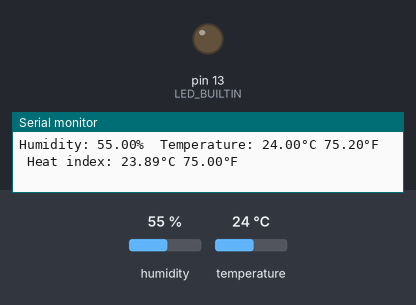
Recording of a sketch running on a simulated Arduino Uno, built with avr-gcc and run on an emulated ATmega328P. On the bench: output pins drawn as LEDs (lit = HIGH), the last lines printed to the serial monitor. Dashed ring = blinking. Inputs (shaded band) come from the test bench; at power-on: temperature 24 °C, humidity 55 %.

Above: at 11.8 s.
11.9 s: temperature set to 12 °C
At 15.5 s:
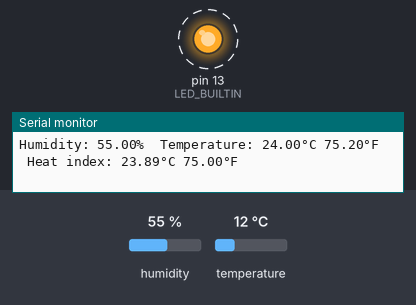
19.6 s: temperature set to 19 °C
At 26.2 s:
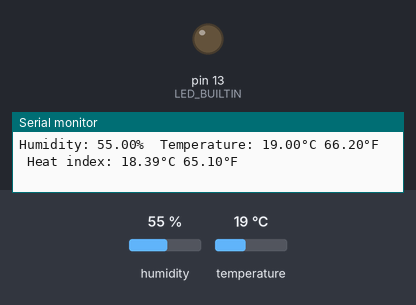
Timing chart, 0 to 27.7 s (numbered marks = the images above; inputs shaded):
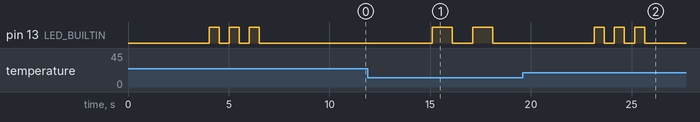

Measured:
- after the input at 11.9 s, pin 13 (LED_BUILTIN): alternates HIGH for 1.0 s and LOW for 1.0 s, starting after 3.2 s
- after the input at 19.6 s, pin 13 (LED_BUILTIN): alternates HIGH for 0.50 s and LOW for 0.50 s, 6 changes in all, then stays LOW, starting after 3.5 s

The sketch:

DHTtester.ino
```cpp
// Example testing sketch for various DHT humidity/temperature sensors
// Written by ladyada, public domain

// REQUIRES the following Arduino libraries:
// - DHT Sensor Library: https://github.com/adafruit/DHT-sensor-library
// - Adafruit Unified Sensor Lib: https://github.com/adafruit/Adafruit_Sensor

#include "DHT.h"

#define DHTPIN 2     // Digital pin connected to the DHT sensor
// Feather HUZZAH ESP8266 note: use pins 3, 4, 5, 12, 13 or 14 --
// Pin 15 can work but DHT must be disconnected during program upload.

// Uncomment whatever type you're using!
//#define DHTTYPE DHT11   // DHT 11
#define DHTTYPE DHT11   // DHT 22  (AM2302), AM2321
//#define DHTTYPE DHT21   // DHT 21 (AM2301)

// Connect pin 1 (on the left) of the sensor to +5V
// NOTE: If using a board with 3.3V logic like an Arduino Due connect pin 1
// to 3.3V instead of 5V!
// Connect pin 2 of the sensor to whatever your DHTPIN is
// Connect pin 4 (on the right) of the sensor to GROUND
// Connect a 10K resistor from pin 2 (data) to pin 1 (power) of the sensor

// Initialize DHT sensor.
// Note that older versions of this library took an optional third parameter to
// tweak the timings for faster processors.  This parameter is no longer needed
// as the current DHT reading algorithm adjusts itself to work on faster procs.
DHT dht(DHTPIN, DHTTYPE);

 float f,f_old,f_result;

void setup() {
  Serial.begin(9600);
  Serial.println(F("GROUP 3!"));
  pinMode(LED_BUILTIN, OUTPUT);
  dht.begin();
}

void loop() {
  // Wait a few seconds between measurements.
  delay(4000);

  // Reading temperature or humidity takes about 250 milliseconds!
  // Sensor readings may also be up to 2 seconds 'old' (its a very slow sensor)
  float h = dht.readHumidity();
  // Read temperature as Celsius (the default)
  float t = dht.readTemperature();
  // Read temperature as Fahrenheit (isFahrenheit = true)
  f = dht.readTemperature(true);
  f_result=f_old-f;
  f_old = f;


  if (f_result>0) {
  digitalWrite(LED_BUILTIN, HIGH);
  delay(1000);
  digitalWrite(LED_BUILTIN, LOW);
  delay(1000);
  digitalWrite(LED_BUILTIN, HIGH);
  delay(1000);
  digitalWrite(LED_BUILTIN, LOW);
  delay(1000);
  }
  else if (f_result<0) {
  digitalWrite(LED_BUILTIN, HIGH);
  delay(500);
  digitalWrite(LED_BUILTIN, LOW);
  delay(500);
  digitalWrite(LED_BUILTIN, HIGH);
  delay(500);
  digitalWrite(LED_BUILTIN, LOW);
  delay(500);
  digitalWrite(LED_BUILTIN, HIGH);
  delay(500);
  digitalWrite(LED_BUILTIN, LOW);
  delay(500);
  }

  // Check if any reads failed and exit early (to try again).
  if (isnan(h) || isnan(t) || isnan(f)) {
    Serial.println(F("Failed to read from DHT sensor!"));
    return;
  }

  // Compute heat index in Fahrenheit (the default)
  float hif = dht.computeHeatIndex(f, h);
  // Compute heat index in Celsius (isFahreheit = false)
  float hic = dht.computeHeatIndex(t, h, false);

  Serial.print(F("Humidity: "));
  Serial.print(h);
  Serial.print(F("%  Temperature: "));
  Serial.print(t);
  Serial.print(F("°C "));
  Serial.print(f);
  Serial.print(F("°F  Heat index: "));
  Serial.print(hic);
  Serial.print(F("°C "));
  Serial.print(hif);
  Serial.println(F("°F"));
}


 // digitalWrite(LED_BUILTIN, HIGH);   // turn the LED on (HIGH is the voltage level)
  //delay(1000);                       // wait for a second
  //digitalWrite(LED_BUILTIN, LOW);    // turn the LED off by making the voltage LOW
  //delay(1000);                       // wait for a second
```
